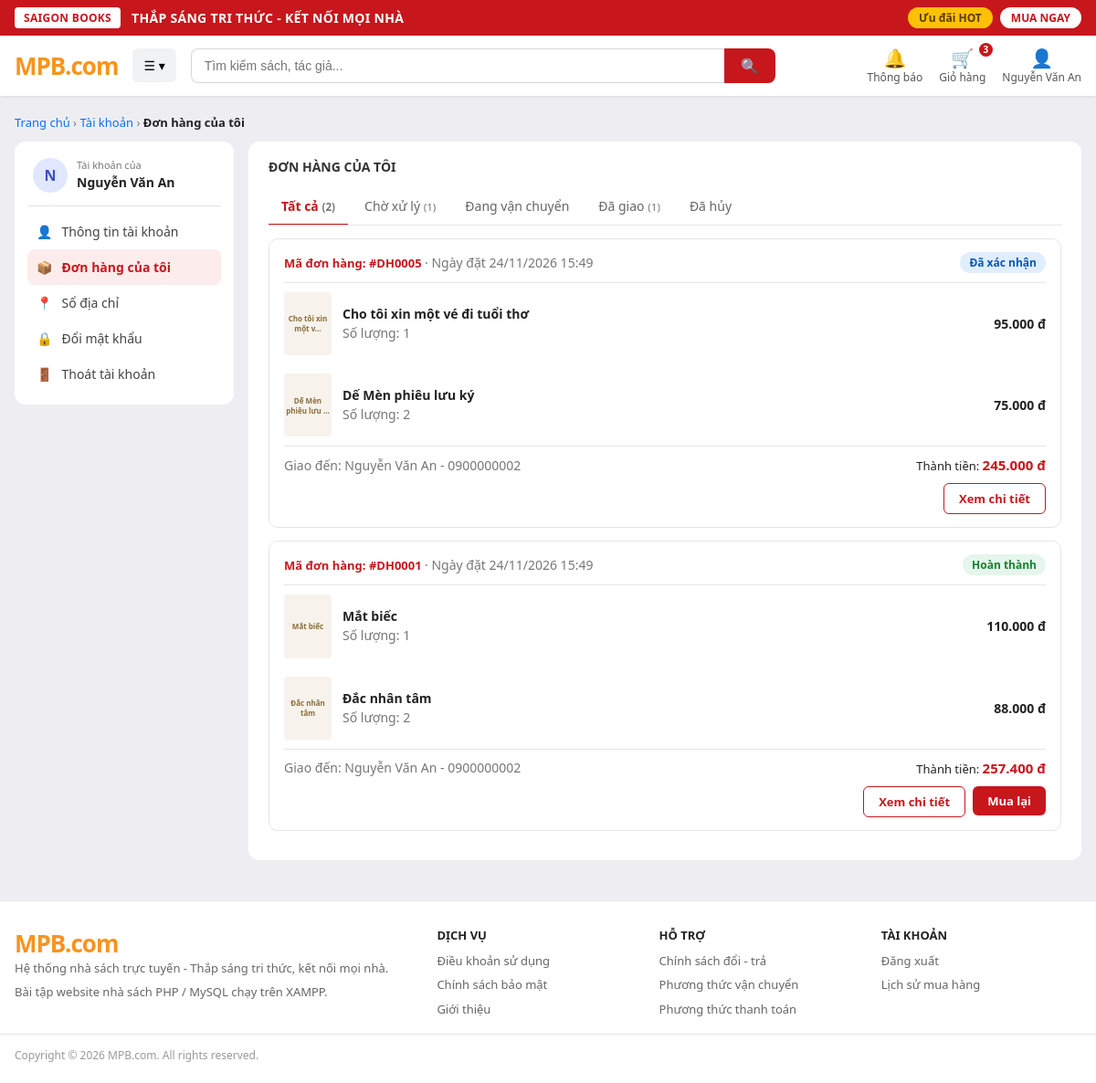
Page /orders.php (signed in) on the committed database.
### tables this page shows
CREATE TABLE users (
  id                 INT UNSIGNED AUTO_INCREMENT PRIMARY KEY,
  email              VARCHAR(150) NOT NULL,
  password_hash      VARCHAR(255) NOT NULL,
  full_name          VARCHAR(100) NOT NULL,
  phone              VARCHAR(20) NULL,
  role               ENUM('admin','user') NOT NULL DEFAULT 'user',
  status             ENUM('active','locked','deleted') NOT NULL DEFAULT 'active',
  email_verified_at  DATETIME NULL,
  failed_login_count TINYINT UNSIGNED NOT NULL DEFAULT 0,
  locked_until       DATETIME NULL,
  last_login_at      DATETIME NULL,
  created_at         DATETIME NOT NULL DEFAULT CURRENT_TIMESTAMP,
  updated_at         DATETIME NOT NULL DEFAULT CURRENT_TIMESTAMP ON UPDATE CURRENT_TIMESTAMP,
  UNIQUE KEY uq_users_email (email),
  CONSTRAINT chk_users_phone CHECK (phone IS NULL OR phone REGEXP '^[0-9+]{9,15}$')
);

CREATE TABLE orders (
  id               INT UNSIGNED AUTO_INCREMENT PRIMARY KEY,
  order_code       VARCHAR(20) NOT NULL,
  user_id          INT UNSIGNED NOT NULL,
  receiver_name    VARCHAR(100) NOT NULL,
  phone            VARCHAR(20) NOT NULL,
  shipping_address VARCHAR(255) NOT NULL,
  subtotal         DECIMAL(12,0) NOT NULL,
  discount_amount  DECIMAL(12,0) NOT NULL DEFAULT 0,
  shipping_fee     DECIMAL(12,0) NOT NULL DEFAULT 0,
  total_amount     DECIMAL(12,0) NOT NULL,
  status           ENUM('pending','confirmed','shipping','completed','cancelled')
                   NOT NULL DEFAULT 'pending',
  coupon_id        INT UNSIGNED NULL,
  note             VARCHAR(255),
  created_at       DATETIME NOT NULL DEFAULT CURRENT_TIMESTAMP,
  updated_at       DATETIME NOT NULL DEFAULT CURRENT_TIMESTAMP ON UPDATE CURRENT_TIMESTAMP,
  UNIQUE KEY uq_orders_code (order_code),
  KEY idx_orders_user_status (user_id, status),
  KEY idx_orders_status_created (status, created_at),
  KEY idx_orders_created (created_at),
  CONSTRAINT fk_orders_user   FOREIGN KEY (user_id)   REFERENCES users(id),
  CONSTRAINT fk_orders_coupon FOREIGN KEY (coupon_id) REFERENCES coupons(id) ON DELETE SET NULL,
  CONSTRAINT chk_orders_money CHECK (
    subtotal >= 0 AND discount_amount >= 0 AND shipping_fee >= 0
    AND discount_amount <= subtotal
  ),
  CONSTRAINT chk_orders_total CHECK (total_amount = subtotal - discount_amount + shipping_fee)
);

CREATE TABLE order_items (
  id         INT UNSIGNED AUTO_INCREMENT PRIMARY KEY,
  order_id   INT UNSIGNED NOT NULL,
  book_id    INT UNSIGNED NOT NULL,
  book_title VARCHAR(255) NOT NULL,
  quantity   INT UNSIGNED NOT NULL,
  unit_price DECIMAL(12,0) NOT NULL,
  KEY idx_oi_order (order_id),
  KEY idx_oi_book (book_id),
  CONSTRAINT fk_oi_order FOREIGN KEY (order_id) REFERENCES orders(id) ON DELETE RESTRICT,
  CONSTRAINT fk_oi_book  FOREIGN KEY (book_id)  REFERENCES books(id)  ON DELETE RESTRICT,
  CONSTRAINT chk_oi_quantity CHECK (quantity > 0),
  CONSTRAINT chk_oi_price CHECK (unit_price >= 0)
);

### functions.php (called while the page is built, shortened)
<?php
require_once __DIR__ . '/db.php';
function e(?string $s): string
{
    return htmlspecialchars((string)$s, ENT_QUOTES, 'UTF-8');
}
function current_user(): ?array
{
    static $checked = false;
    if (!$checked) {
        $checked = true;
        if (!empty($_SESSION['user'])) {
            $st = db()->prepare('SELECT status, role, full_name FROM users WHERE id = ?');
            $st->execute([(int)$_SESSION['user']['id']]);
        }
    }
    return $_SESSION['user'] ?? null;
}
function require_login(): void
{
    if (!current_user()) {
        redirect('login.php');
    }
}

### db.php (called while the page is built, shortened)
<?php
function db(): PDO
{
    static $pdo = null;
    if ($pdo === null) {
        try {
            $pdo = new PDO(
                'mysql:host=' . DB_HOST . ';dbname=' . DB_NAME . ';charset=utf8mb4',
                DB_USER,
                DB_PASS,
                [
                    PDO::ATTR_ERRMODE            => PDO::ERRMODE_EXCEPTION,
                    PDO::ATTR_DEFAULT_FETCH_MODE => PDO::FETCH_ASSOC,
                    PDO::ATTR_EMULATE_PREPARES   => false,
                ]
            );
            $pdo->exec("SET time_zone = '+07:00'");
        } catch (PDOException $e) {
            http_response_code(500);
            die('Không kết nối được CSDL: ' . htmlspecialchars($e->getMessage()));
        }
    }
    return $pdo;
}

### orders.php (the view, shortened to what this page needs)
<?php
require_once __DIR__ . '/functions.php';
require_once __DIR__ . '/helpers.php';
require_login();
$user = current_user();
$pdo  = db();
$statusLabels = $GLOBALS['ORDER_STATUS'];
$tabs = [
    'all'       => ['Tất cả',          null],
    'pending'   => ['Chờ xử lý',       ['pending', 'confirmed']],
    'shipping'  => ['Đang vận chuyển', ['shipping']],
    'completed' => ['Đã giao',         ['completed']],
    'cancelled' => ['Đã hủy',          ['cancelled']],
];
$tab = $_GET['tab'] ?? 'all';
$st = $pdo->prepare('SELECT status, COUNT(*) FROM orders WHERE user_id = ? GROUP BY status');
$st->execute([$user['id']]);
$byStatus = $st->fetchAll(PDO::FETCH_KEY_PAIR);
$tabCount = [];
foreach ($tabs as $k => [$label, $sts]) {
    $tabCount[$k] = $sts === null ? array_sum($byStatus) : array_sum(array_intersect_key($byStatus, array_flip($sts)));
}
$where  = 'o.user_id = ?';
$params = [$user['id']];
$perPage    = 8;
$total      = $tabCount[$tab];
$totalPages = max(1, (int)ceil($total / $perPage));
$page       = min(max(1, (int)($_GET['page'] ?? 1)), $totalPages);
$offset     = ($page - 1) * $perPage;
$st = $pdo->prepare(
    "SELECT o.* FROM orders o WHERE $where ORDER BY o.created_at DESC, o.id DESC LIMIT $perPage OFFSET $offset"
);
$st->execute($params);
$orders = $st->fetchAll();
$itemsByOrder = [];
if ($orders) {
    $ids = array_map('intval', array_column($orders, 'id'));
    $in  = implode(',', array_fill(0, count($ids), '?'));
    $st = $pdo->prepare("SELECT oi.*, b.slug, b.cover_image FROM order_items oi LEFT JOIN books b ON b.id = oi.book_id WHERE oi.order_id IN ($in) ORDER BY oi.id");
    $st->execute($ids);
    foreach ($st->fetchAll() as $oi) {
        $itemsByOrder[(int)$oi['order_id']][] = $oi;
    }
}
$accActive = 'orders';
require __DIR__ . '/header.php';
?>
<div class="breadcrumb"><a href="index.php">Trang chủ</a> › <a href="account.php">Tài khoản</a> › <strong>Đơn hàng của tôi</strong></div>
<div class="acc-layout">
    <?php require __DIR__ . '/account_nav.php'; ?>
    <div class="acc-main">
        <div class="co-card">
            <h3>ĐƠN HÀNG CỦA TÔI</h3>
            <div class="order-tabs">
                <?php foreach ($tabs as $k => [$label, $sts]): ?>
                    <a href="orders.php?tab=<?= e($k) ?>" class="<?= $tab === $k ? 'on' : '' ?>">
                        <?= e($label) ?><?php if ($tabCount[$k] > 0): ?> <small>(<?= $tabCount[$k] ?>)</small><?php endif; ?>
                    </a>
                <?php endforeach; ?>
            </div>
            <?php foreach ($orders as $o):
                $its   = $itemsByOrder[(int)$o['id']] ?? [];
                $shown = array_slice($its, 0, 2);
            ?>
                <div class="order-card">
                    <div class="oc-head">
                        <div>
                            <a class="oc-code" href="order_detail.php?code=<?= e($o['order_code']) ?>">Mã đơn hàng: #<?= e($o['order_code']) ?></a>
                            <span class="muted"> · Ngày đặt <?= e(date('d/m/Y H:i', strtotime($o['created_at']))) ?></span>
                        </div>
                        <span class="status st-<?= e($o['status']) ?>"><?= e($statusLabels[$o['status']] ?? $o['status']) ?></span>
                    </div>
                    <?php foreach ($shown as $oi): ?>
                        <div class="oc-item">
                            <?= cover_html($oi, 'oc-cover', '', 18) ?>
                            <div class="oc-name">
                                <a href="book.php?id=<?= (int)$oi['book_id'] ?>"><?= e($oi['book_title']) ?></a>
                                <small class="muted">Số lượng: <?= (int)$oi['quantity'] ?></small>
                            </div>
                            <div class="oc-price"><?= money($oi['unit_price']) ?></div>
                        </div>
                    <?php endforeach; ?>
                    <div class="oc-foot">
                        <div class="oc-ship muted">Giao đến: <?= e($o['receiver_name']) ?> - <?= e($o['phone']) ?></div>
                        <div class="oc-total">Thành tiền: <strong class="price"><?= money($o['total_amount']) ?></strong></div>
                    </div>
                    <div class="oc-actions">
                        <a class="btn-outline btn-xs" href="order_detail.php?code=<?= e($o['order_code']) ?>">Xem chi tiết</a>
                        <?php if (in_array($o['status'], ['completed', 'cancelled'], true)): ?>
                            <form method="post" action="order_action.php">
                                <button type="submit" class="btn-red btn-xs">Mua lại</button>
                            </form>
                        <?php endif; ?>
                    </div>
                </div>
            <?php endforeach; ?>
        </div>
    </div>
</div>
<?php require __DIR__ . '/footer.php'; ?>

### header.php (shortened to what this page needs)
<?php
require_once __DIR__ . '/functions.php';
$user      = current_user();
$searchQ   = trim($_GET['q'] ?? '');
$cartCount = 0;
if ($user) {
    $st = db()->prepare(
        'SELECT COALESCE(SUM(ci.quantity), 0)
         FROM carts c JOIN cart_items ci ON ci.cart_id = c.id
         WHERE c.user_id = ?'
    );
    $st->execute([$user['id']]);
    $cartCount = (int)$st->fetchColumn();
}
?>
<!DOCTYPE html>
<html lang="vi">
<head>
    <link rel="stylesheet" href="style.css">
    <link rel="stylesheet" href="pages.css">
    <link rel="stylesheet" href="cart.css">
    <link rel="stylesheet" href="account.css">
</head>
<body>
<div class="promo-bar">
    <div class="promo-inner">
        <div class="promo-left">
            <span class="promo-badge">SAIGON BOOKS</span>
            <span class="slogan">THẮP SÁNG TRI THỨC - KẾT NỐI MỌI NHÀ</span>
        </div>
        <div class="promo-right">
            <a class="pill pill-yellow" href="search.php?sort=best">Ưu đãi HOT</a>
            <a class="pill pill-white" href="search.php?sort=new">MUA NGAY</a>
        </div>
    </div>
</div>
<header class="site-header">
    <div class="header-inner">
        <a class="logo" href="index.php">MPB<span>.com</span></a>
        <div class="dropdown">
            <button type="button" class="dropdown-toggle">☰ ▾</button>
        </div>
        <form class="search-box" method="get" action="search.php">
            <input type="text" name="q" placeholder="Tìm kiếm sách, tác giả..." value="<?= e($searchQ) ?>">
            <button type="submit" aria-label="Tìm kiếm">🔍</button>
        </form>
        <div class="header-actions">
            <a class="h-item" href="#" title="Chưa có thông báo">
                <span class="ico">🔔</span>Thông báo
            </a>
            <a class="h-item" href="cart.php">
                <span class="ico">🛒</span>Giỏ hàng
                <?php if ($cartCount > 0): ?><span class="badge"><?= $cartCount ?></span><?php endif; ?>
            </a>
            <div class="dropdown">
                <a class="h-item" href="<?= $user ? 'account.php' : 'login.php' ?>">
                    <span class="ico">👤</span><?= $user ? e(mb_strimwidth($user['full_name'], 0, 14, '…')) : 'Tài khoản' ?>
                </a>
            </div>
        </div>
    </div>
</header>
<main class="container">

### account_nav.php
<?php
$accUser  = current_user();
$accItems = [
    'account'   => ['account.php',   '👤', 'Thông tin tài khoản'],
    'orders'    => ['orders.php',    '📦', 'Đơn hàng của tôi'],
    'addresses' => ['addresses.php', '📍', 'Sổ địa chỉ'],
    'password'  => ['password.php',  '🔒', 'Đổi mật khẩu'],
];
?>
<aside class="acc-nav">
    <div class="acc-user">
        <span class="avatar"><?= e(mb_strtoupper(mb_substr($accUser['full_name'], 0, 1))) ?></span>
        <div><small>Tài khoản của</small><strong><?= e($accUser['full_name']) ?></strong></div>
    </div>
    <?php foreach ($accItems as $key => [$href, $ico, $label]): ?>
        <a href="<?= e($href) ?>" class="<?= ($accActive ?? '') === $key ? 'on' : '' ?>"><span><?= $ico ?></span> <?= e($label) ?></a>
    <?php endforeach; ?>
    <a href="logout.php"><span>🚪</span> Thoát tài khoản</a>
</aside>

### helpers.php (shortened to what this page needs)
<?php
function money($n): string
{
    return number_format((float)$n, 0, ',', '.') . ' đ';
}
function cover_url(array $b, string $prefix = ''): ?string
{
    $dir   = __DIR__ . '/uploads/covers/';
    $cands = [];
    $f = (string)($b['cover_image'] ?? '');
    $slug = (string)($b['slug'] ?? '');
    if ($slug !== '' && preg_match('/^[a-z0-9-]+$/', $slug)) {
        foreach (['jpg', 'jpeg', 'png', 'webp'] as $x) { $cands[] = $slug . '.' . $x; }
    }
    return null;
}
function cover_html(array $b, string $class = 'book-cover', string $prefix = '', int $titleLen = 40): string
{
    $url = cover_url($b, $prefix);
    $t = (string)($b['title'] ?? $b['book_title'] ?? '');
    return '<div class="' . e($class) . '">' . e(mb_strimwidth($t, 0, $titleLen, '…')) . '</div>';
}

### style.css (style rules this page uses)
:root { --red: #c8161d; --red-dark: #a50f15; --orange: #f7941d; --bg: #eeeef2; --text: #222; --muted: #777; --line: #e3e5e8; }
* { box-sizing: border-box; }
body { margin: 0; font-family: "Segoe UI", Roboto, Arial, sans-serif; background: var(--bg); color: var(--text); }
a { color: inherit; text-decoration: none; }
button { font-family: inherit; }
.promo-bar { background: var(--red); color: #fff; }
.promo-inner { max-width: 1200px; margin: 0 auto; padding: 8px 16px; display: flex; align-items: center; justify-content: space-between; gap: 12px; font-size: 14px; }
.promo-left { display: flex; align-items: center; gap: 12px; font-weight: 600; letter-spacing: .3px; }
.promo-badge { background: #fff; color: var(--red); padding: 3px 10px; border-radius: 4px; font-size: 12px; font-weight: 700; white-space: nowrap; }
.promo-right { display: flex; gap: 8px; }
.pill { padding: 3px 12px; border-radius: 999px; font-size: 12px; font-weight: 700; white-space: nowrap; }
.pill-yellow { background: #ffc107; color: #5a3b00; }
.pill-white { background: #fff; color: var(--red); }
.site-header { background: #fff; box-shadow: 0 1px 3px rgba(0,0,0,.08); position: sticky; top: 0; z-index: 50; }
.header-inner { max-width: 1200px; margin: 0 auto; padding: 12px 16px; display: flex; align-items: center; gap: 16px; }
.logo { font-size: 26px; font-weight: 800; color: var(--orange); letter-spacing: -1px; }
.logo span { color: var(--orange); }
.dropdown { position: relative; }
.dropdown-toggle { background: #f1f2f4; border: 0; border-radius: 6px; padding: 9px 12px; cursor: pointer; font-size: 14px; }
.search-box { flex: 1; display: flex; max-width: 640px; }
.search-box input { flex: 1; padding: 10px 14px; border: 1px solid #d5d8dc; border-right: 0; border-radius: 8px 0 0 8px; font-size: 14px; outline: none; }
.search-box button { background: var(--red); color: #fff; border: 0; padding: 0 18px; border-radius: 0 8px 8px 0; cursor: pointer; font-size: 16px; }
.header-actions { margin-left: auto; display: flex; align-items: center; gap: 18px; }
.h-item { display: flex; flex-direction: column; align-items: center; font-size: 12px; color: #555; position: relative; cursor: pointer; line-height: 1.3; }
.h-item .ico { font-size: 20px; }
.badge { position: absolute; top: -4px; right: -8px; background: var(--red); color: #fff; border-radius: 999px; font-size: 10px; padding: 1px 5px; font-weight: 700; }
.container { max-width: 1200px; margin: 20px auto; padding: 0 16px; min-height: 60vh; }
.muted { color: var(--muted); font-size: 14px; }
.btn-red { width: 100%; margin-top: 16px; padding: 12px; border: 0; border-radius: 6px; background: var(--red); color: #fff; font-size: 15px; font-weight: 700; cursor: pointer; }
.price { color: var(--red); font-weight: 800; font-size: 15px; }

### pages.css (style rules this page uses)
.breadcrumb { font-size: 13px; color: var(--muted); margin-bottom: 12px; }
.breadcrumb a { color: #0b6efd; }
.breadcrumb strong { color: var(--text); font-weight: 600; }
.btn-outline { display: inline-block; background: #fff; color: var(--red); border: 1.5px solid var(--red); border-radius: 6px; padding: 10px 22px; font-weight: 700; font-size: 14px; cursor: pointer; }

### cart.css (style rules this page uses)
.co-card { background: #fff; border-radius: 12px; padding: 18px 22px; margin-bottom: 14px; }
.co-card h3 { margin: 0 0 14px; font-size: 14px; color: #333; }

### rows in the picture
users: full_name "Nguyễn Văn An", full_name "N"
orders: user "2", order_code "DH0001", created_at "24/11/2026 15:49", status "Hoàn thành", receiver_name "Nguyễn Văn An", phone "0900000002", total_amount "257.400 đ"
orders: order_code "DH0005", created_at "24/11/2026 15:49", status "Đã xác nhận", receiver_name "Nguyễn Văn An", phone "0900000002", total_amount "245.000 đ"
order_items: book_title "Cho tôi xin một v…", book_title "Cho tôi xin một vé đi tuổi thơ", quantity "1", unit_price "95.000 đ"
order_items: book_title "Dế Mèn phiêu lưu …", book_title "Dế Mèn phiêu lưu ký", quantity "2", unit_price "75.000 đ"
order_items: book_title "Mắt biếc", quantity "1", unit_price "110.000 đ"
order_items: book_title "Đắc nhân tâm", quantity "2", unit_price "88.000 đ"

### other values in the picture
$cartCount "3"
$ico "👤"
$label "Thông tin tài khoản"
$ico "📦"
$label "Đơn hàng của tôi"
$ico "📍"
$label "Sổ địa chỉ"
$ico "🔒"
$label "Đổi mật khẩu"
$label "Tất cả"
$label "Chờ xử lý"
$tabCount[$k] "1"
$label "Đang vận chuyển"
$label "Đã giao"
$label "Đã hủy"
